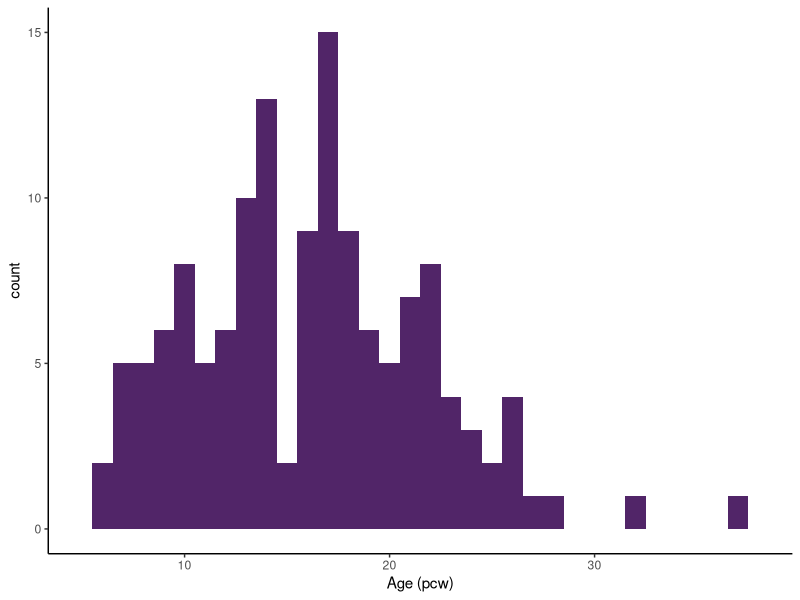
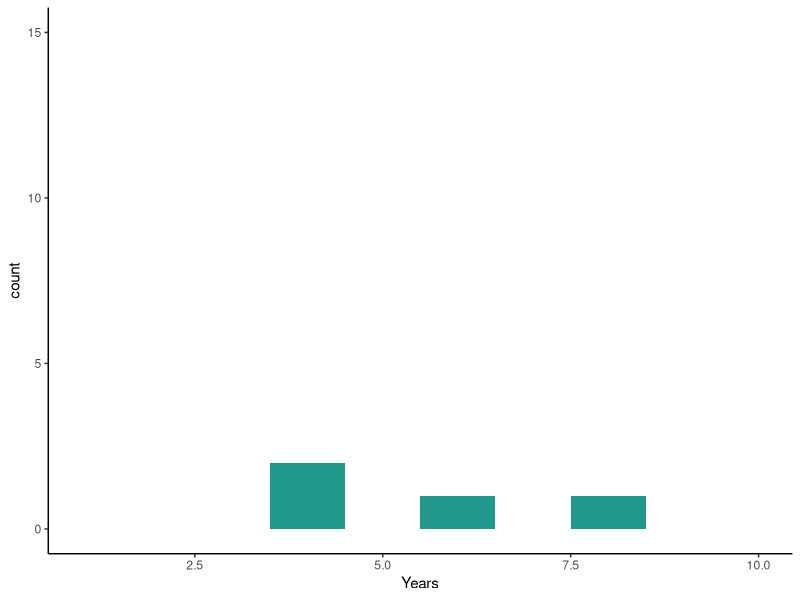
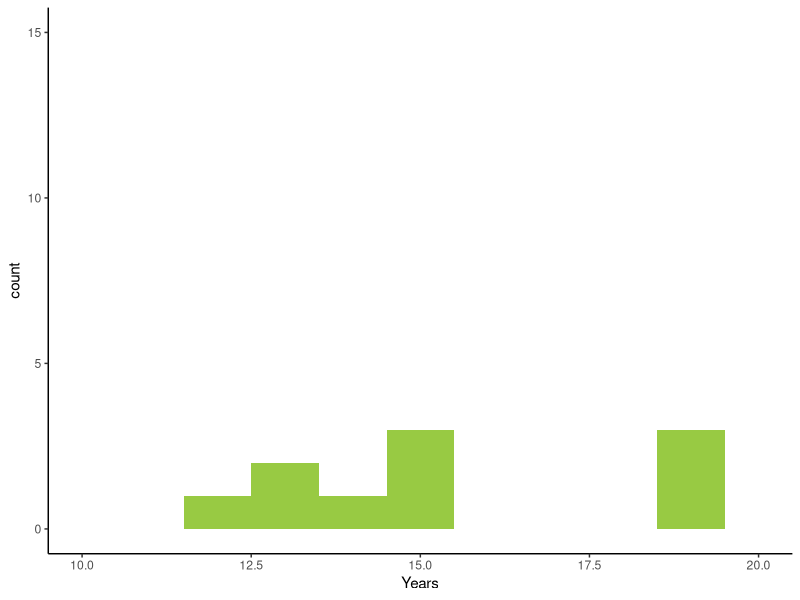
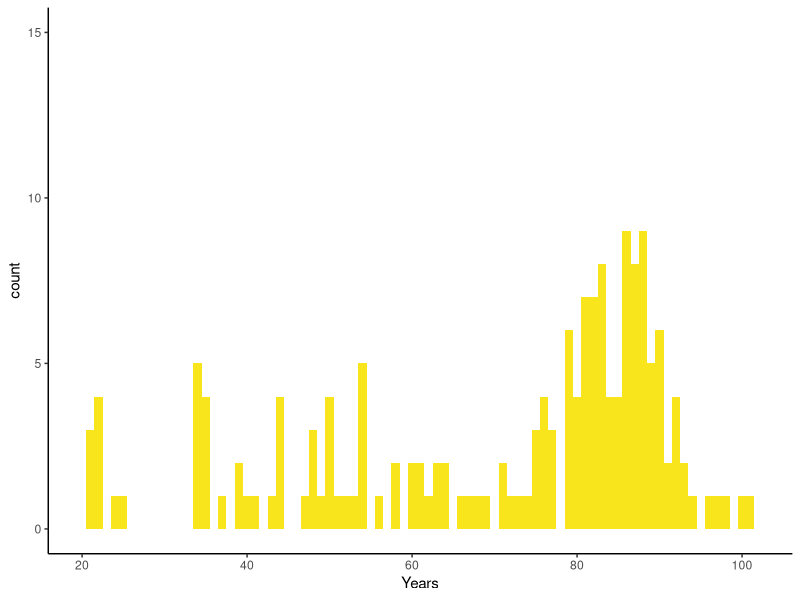

These figures' R source, in order:
library(readxl)
library(ggplot2)

life_expectancy <- read_xlsx("Life_expectancy.xlsx")
life_expectancy$lives <- life_expectancy$`live men`+ life_expectancy$`live women`
life_expectancy <- life_expectancy[life_expectancy$ages>=90,]
life_expectancy$probability <- life_expectancy$lives/sum(life_expectancy$lives)

postnatal <- read_xlsx("Single cell studies database-Specifics.xlsx", sheet=2)
ind  <- which(postnatal$Years=="90+")
set.seed(14)
postnatal$Years[ind] <- sample(life_expectancy$ages, prob=life_expectancy$probability, 
                               size=length(ind), replace=TRUE)
fetal <- read_xlsx("Single cell studies database-Specifics.xlsx", sheet=1)
postnatal$Years <- as.numeric(as.character(postnatal$Years))
fetal$`Age (pcw)` <- as.numeric(as.character(fetal$`Age (pcw)`))
                              

gg_fetal <- ggplot(fetal, aes(x=`Age (pcw)`)) + 
    geom_histogram(bins=34, fill="#512568") + 
    xlim(5,38) + ylim(0,15) + theme_classic() 
ggsave(gg_fetal, file="figures/fetal_studies.svg", height=1.68, width=2.96)

child <- postnatal[postnatal$Years>1 & postnatal$Years<10,]
gg_childhood <- ggplot(child, aes(x=Years)) + 
    geom_histogram(bins=10, fill="#20988C") + 
    xlim(1,10) + ylim(0,15) + theme_classic() 
ggsave(gg_childhood, file="figures/child_studies.svg", height=1.68, width=2.96)

adol <- postnatal[postnatal$Years>=10 & postnatal$Years<20,]
gg_adol <- ggplot(adol, aes(x=Years)) + geom_histogram(bins=11, fill="#98CA43") + 
    xlim(10,20) + theme_classic() + ylim(0,15)
ggsave(gg_adol, file="figures/adol_studies.svg", height=1.68, width=2.96)

adult <- postnatal[postnatal$Years>=20,]
gg_adult <- ggplot(adult, aes(x=Years)) + geom_histogram(bins=83, fill="#F9E51B") + 
    xlim(20,102) + theme_classic() + ylim(0,15)
ggsave(gg_adult, file="figures/adult_studies.svg", height=1.68, width=2.96)
